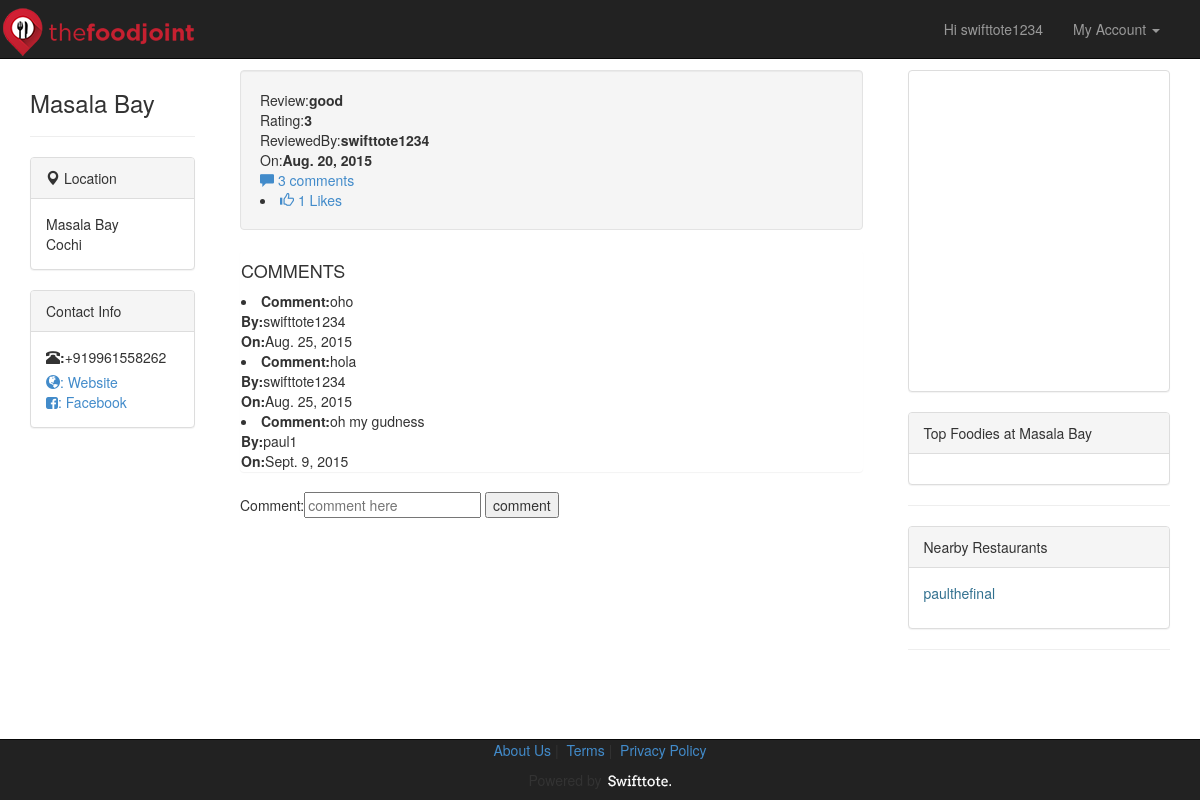
Page /reviews/1/1/reviewfull/ (signed in) on the committed database.
### restaurants/models.py (models this page shows, shortened)
class Restaurant(models.Model):
	restaurantName = models.CharField(max_length = 200)
	restaurantContact = PhoneNumberField()
	restaurantWebsite = models.URLField()
	restaurantFBLink = models.URLField()
	restaurantAddress = models.TextField(default = "")
	restaurantCity = models.CharField(max_length = 100)
	restaurantLocation  = models.CharField(max_length = 100)
	restaurantMapLocation = PlainLocationField(based_fields = [restaurantLocation],zoom = 13)
	openingTime = models.TimeField(null = True, blank = True, auto_now  = False, auto_now_add = False)
	closingTime = models.TimeField(null = True, blank = True, auto_now = False, auto_now_add = False)
	hitCount  = models.IntegerField(default = 0)
	checkInCount = models.IntegerField(default = 0)
	restaurantRating = models.DecimalField(decimal_places = 1,max_digits = 2)
	voteCount = models.IntegerField(default = 0)
	americanCusine = models.BooleanField(default = False)
	andhraCusine = models.BooleanField(default = False)
	arabianCusine = models.BooleanField(default = False)
	bakeryCusine = models.BooleanField(default = False)
	bengaliCusine = models.BooleanField(default = False)
	biriyaniCusine = models.BooleanField(default = False)
	britishCusine  = models.BooleanField(default = False)
	cafeCusine = models.BooleanField(default = False)
	chettinadCusine = models.BooleanField(default = False)
	chineseCusine = models.BooleanField(default = False)
	coffeeteaCusine = models.BooleanField(default = False)
	fastfoodCusine = models.BooleanField(default = False)
	continentalCusine = models.BooleanField(default = False)
	dessertsCusine = models.BooleanField(default = False)
	europeanCusine = models.BooleanField(default = False)
	frenchCusine = models.BooleanField(default = False)
	goanCusine = models.BooleanField(default = False)
	gujarathiCusine = models.BooleanField(default = False)
	healthyFoodCusine = models.BooleanField(default = False)
	hyderabadiCusine = models.BooleanField(default = False)
	italianCusine  = models.BooleanField(default = False)
	japaneseCusine = models.BooleanField(default = False)
	juices = models.BooleanField(default = False)
	kashmiriCusine = models.BooleanField(default = False)
	keralaCusine = models.BooleanField(default = False)
	lounge = models.BooleanField(default = False)
	malabariCusine = models.BooleanField(default = False)
	malaysianCusine = models.BooleanField(default = False)
	mexicanCusine = models.BooleanField(default = False)
	middleEastCusine = models.BooleanField(default = False)
	mughlaiCusine = models.BooleanField(default = False)
	multiCusine = models.BooleanField(default = False)
	nepaleseCusine = models.BooleanField(default = False)
	northIndianCusine = models.BooleanField(default = False)
	otherCusines = models.BooleanField(default = False)
	pakisthaniCusine = models.BooleanField(default = False)
	pizza = models.BooleanField(default = False)
	pub = models.BooleanField(default = False)
	seaFoodCusine = models.BooleanField(default = False)
	spanishCusine = models.BooleanField(default = False)
	streetFoodCusine = models.BooleanField(default = False)
	thaiCusine = models.BooleanField(default = False)
	tibetanCusine = models.BooleanField(default = False)
	restaurantCusines = JSONField(default="""{
	"americanCusine":0,
	"andhraCusine" :0,
	"arabianCusine": 0,
	"asianCusine":0,
	"bakeryCusine":0,
	"bengaliCusine":0,
	"biriyaniCusine":0,
	"britishCusine":0,
	"cafeCusine":0,
	"chettinadCusine":0,
	"chineseCusine":0,
	"coffeeteaCusine":0,
	"fastfoodCusine":0,
	"continentalCusine":0,
	"dessertsCusine":0,
	"europeanCusine":0,
	"frenchCusine":0,
	"goanCusine":0,
	"gujarathiCusine":0,
	"healthyFoodCusine":0,
	"hyderabadiCusine":0,
	"italianCusine":0,
	"japaneseCusine":0,
	"juices":0,
	"kashmiriCusine":0,
	"keralaCusine":0,
	"lounge":0,
	"malabariCusine":0,
	"malaysianCusine":0,
	"mexicanCusine":0,
	"middleEastCusine":0,
	"mughlaiCusine":0,
	"multiCusine":0,
	"nepaleseCusine":0,
	"northIndianCusine":0,
	"otherCusines":0,
	"pakisthaniCusine":0,
	"pizza":0,
	"pub":0,
	"seaFoodCusine":0,
	"southIndianCusine":0,
	"spanishCusine":0,
	"streetFoodCusine":0,
	"thaiCusine" :0,
   	"tibetanCusine":0 }""")

### reviews/models.py (models this page shows, shortened)
class RestaurantReview(models.Model):
	reviewText = models.TextField(null=False,blank=False)
	reviewRating = models.IntegerField(blank=False,null=False,default = 3)
	reviewedBy  = models.ForeignKey(User)
	reviewOn = models.ForeignKey(Restaurant)
	reviewedOn = models.DateTimeField(auto_now_add = True)
	likeCount = models.IntegerField(default = 0)

class ReviewReply(models.Model):
	replyText =models.TextField(default = "")
	repliedBy = models.ForeignKey(User)
	replyOn = models.ForeignKey(RestaurantReview)
	repliedOn = models.DateTimeField(auto_now = True)

### reviews/views.py (the view)
# urls.py: url(r'^(?P<review_id>[0-9]+)/(?P<rest_id>[0-9]+)/reviewfull/$',views.reviewfull,name='reviewfull'),
def reviewfull(request,review_id,rest_id):
	reviewobj=RestaurantReview.objects.get(pk=review_id)
	contextDi={}
	contextDi['review']=reviewobj
	if request.user.is_active:
		username=request.user
		userobj=User.objects.get(username=username)
		likedreviews=[]
		for each in likes.objects.filter(likedBy=userobj):
			likedreviews.append(each.likeOf)
		contextDi['likedreviews']=likedreviews
	restaurantobj=Restaurant.objects.get(id=rest_id)
	address=[x.strip for x in restaurantobj.restaurantAddress.split(',')]
	contextDi['address']=address
	contextDi['restaurantObject']=restaurantobj
	nearbyrestobj=findNearby(rest_id)
	contextDi['nearbyrestobj']=nearbyrestobj
	return render(request,'review/reviewfull.html',contextDi)

### restaurants/views.py (called while the page is built)
def findNearby(restaurantId):
	restobj=Restaurant.objects.get(id=restaurantId)
	loc=restobj.restaurantMapLocation
	latlong=loc.split(',')
	latorg=float(latlong[0])
	lonorg=float(latlong[1])
	nearbyrest=[]
	otherobjects=Restaurant.objects.filter(~Q(id=restaurantId))
	for each in otherobjects:
		latlongtemp=each.restaurantMapLocation.split(',')
		lattemp=float(latlongtemp[0])
		lontemp=float(latlongtemp[1])
		R = 6373.0
		lat1 = radians(latorg)
		lon1 = radians(lonorg)
		lat2 = radians(lattemp)
		lon2 = radians(lontemp)
		dlon = lon2 - lon1
		dlat = lat2 - lat1
		a = sin(dlat / 2)**2 + cos(lat1) * cos(lat2) * sin(dlon / 2)**2
		c = 2 * atan2(sqrt(a), sqrt(1 - a))
		distance=R*c
		if distance<5:
			nearbyrest.append(each)
	return nearbyrest

### templates/review/reviewfull.html (shortened to what this page needs)
{% extends 'main.html'%}
{% block sidePanel %}
<h3>{{restaurantObject.restaurantName}}</h3>
<hr>
<div class="panel panel-default">
<div class="panel-heading">
<i class = "glyphicon glyphicon-map-marker"></i> Location
</div>
<div class = "panel-body">
	{% for each in address %}
		{{each}}	<br>
	{% endfor %}
</div>
</div>
<div class="panel panel-default">
	<div class = "panel-heading">
		Contact Info
	</div>
	<div class = "panel-body">
		<label><i class = "glyphicon glyphicon-phone-alt"></i>: </label>{{restaurantObject.restaurantContact}}<br>
		<a href="{{restaurantObject.restaurantWebsite}}"><i class = "glyphicon glyphicon-globe"></i>: Website</a>
		<br>
		<a href="{{restaurantObject.restaurantFBLink}}"><i class="fa fa-facebook-square"></i>: Facebook</a>
	</div>
</div>
{% endblock %}
{% block pageBody %}
<div class="well" id="maincon">
Review:<strong>{{review.reviewText}}</strong><br>
Rating:<strong>{{review.reviewRating}}</strong><br>
ReviewedBy:<strong>{{review.reviewedBy.username}}</strong><br>
On:<strong>{{ review.reviewedOn | date}}</strong>
<br>
<a href="{% url 'reviews:reviewfull' review.id restaurantObject.id   %}"><i class="glyphicon glyphicon-comment"></i> {{review.reviewreply_set.count}} comments</a>
{% if user.is_authenticated %}
        {% if review in likedreviews %}
         <li><a href = "{% url 'reviews:hedislikes'  review.id  review.reviewedBy.id  0 %}"><i class = "glyphicon glyphicon-thumbs-up"></i>  {{review.likeCount}} Unlike</a></li>
        {% else %}
         <li><a href = "{% url 'reviews:helikes'  review.id  review.reviewedBy.id  0 %}"><i class = "glyphicon glyphicon-thumbs-up"></i>  {{review.likeCount}} Likes</a></li>
       {% endif %}
{% else %}
 <li><a href = "/accounts/login"><i class = "glyphicon glyphicon-thumbs-up"></i>  {{review.likeCount}} Likes</a></li>
{% endif %}
</div>
<div class="panel" id="maincon">
	<h4>COMMENTS</h4>
{% for comments in review.reviewreply_set.all %}
<li>
<strong>Comment:</strong>{{comments.replyText}}<br>
<strong>By:</strong>{{comments.repliedBy}}<br>
<strong>On:</strong>{{comments.repliedOn|date}}<br>
</li>
{% endfor %}
</div>
<form action="{% url 'reviews:commentadd' review.id restaurantObject.id %}" method="post">{% csrf_token%}
        	Comment:<input type="text" placeholder="comment here" name="rcomment">
        	<input type="submit" value="comment">
</form>
{% endblock %}
{% block rightPanel %}
<div class = "panel panel-default">
<div id = "canvas"></div>
</div>
<div class = "panel panel-default">
<div class = "panel-heading">
Top Foodies at {{restaurantObject.restaurantName}}
</div>
<div class = "panel-body">
</div>
</div>
<hr>
<div class = "panel panel-default">
	<div class = "panel-heading">
		Nearby Restaurants
	</div>
	<div class = "panel-body">
     {%  for each in nearbyrestobj %}
        <a href="/restaurants/viewrestaurant/{{each.id}}/"><p class="text-info">{{each.restaurantName}}</p></a>
     {% endfor%}
	</div>
</div>
<hr>
{% endblock %}

### templates/main.html (shortened to what this page needs)
<!DOCTYPE html>
{% load staticfiles%}
<html lang="en">
	<head>
		<link rel="stylesheet" href="{% static 'css/normalize.css'%}">
		<link href="{% static 'css/bootstrap.min.css' %}" rel="stylesheet">
		<link rel="stylesheet" href="https://maxcdn.bootstrapcdn.com/font-awesome/4.4.0/css/font-awesome.min.css">
		<link href="{% static 'css/styles.css' %}" rel="stylesheet">
	</head>
	<body>
<nav class="navbar navbar-default navbar-fixed-top navbar-inverse" role="navigation" style = "padding-right:5vh; padding-bottom:.5vh; padding-top:.5vh;">
	<div class="navbar-header">
        <a class="navbar-brand" style = "padding:0px;" rel="home" href="/"><img src="{% static 'images/foodjoint_logo.png'%}"></a>
	</div>
	<div class="collapse navbar-collapse">
		{% if user.is_authenticated %}
              <ul class="nav navbar-nav navbar-right c-navbar-loggedin">
                <li>
                  <a class="c-dp-name" href="#">Hi {{ user.username}}</a>
                  <li class="dropdown c-account-info-btn">
                      <a href="#" class="dropdown-toggle" data-toggle="dropdown" role="button" aria-expanded="false">My Account <span class="caret c-red-color"></span></a>
                  </li>
                </li>
              </ul>
              {% endif %}
	</div>
</nav>
<div class="container-fluid">
  <div class="col-sm-2 col-md-2">
        {% block sidePanel %}
        {% endblock %}
  </div>
  <div class="col-sm-7 col-md-7">
    <div class="container col-sm-12 col-md-12" style = "padding-bottom:10vh;">
    {% block pageBody %}{% endblock %}
   </div>
  </div>
  <div class="col-sm-3 col-md-3">
  {% block rightPanel %}
  {% endblock %}
  </div>
</div>
<nav class = "navbar navbar-inverse navbar-fixed-bottom">
	<div class="container">
		<div class="row">
            <div class="col-md-12">
              <p class="text-center" >
                  <a class  = "bottomBar" href="/thefoodjoint/aboutus/">About Us</a>&nbsp;|&nbsp;
                  <a class  = "bottomBar" href="/thefoodjoint/terms/">Terms</a>&nbsp;|&nbsp;
                  <a  class  = "bottomBar" href="/thefoodjoint/privacy/">Privacy Policy</a>
              </p>
            </div>
          </div>
          <div class="row">
            <div class="col-md-12">
              <p class="text-center">
                Powered by <a href = "http://www.swifttote.com"><img src="{% static 'images/footer-logo.png' %}"></a>
              </p>
            </div>
          </div>
        </div>
</nav>
	</body>
</html>

### static/css/styles.css (style rules this page uses)
body { padding-top: 70px; }

### templates/review/reviewfull.html (style rules this page uses)
#canvas { height: 40vh; }

### rows in the picture
Restaurant: restaurantName "Masala Bay", restaurantContact "+919961558262"
RestaurantReview: reviewText "good", reviewRating "3", reviewedBy.username "swifttote1234", reviewedOn "Aug. 20, 2015", reviewreply_set.count "3", likeCount "1"
ReviewReply: replyText "oho", repliedBy "swifttote1234", repliedOn "Aug. 25, 2015"
ReviewReply: replyText "hola", repliedBy "swifttote1234", repliedOn "Aug. 25, 2015"
ReviewReply: replyText "oh my gudness", repliedBy "paul1", repliedOn "Sept. 9, 2015"
Restaurant: restaurantName "paulthefinal"

### other values in the picture
{{ user.username }} "swifttote1234"
{{ each }} "Masala Bay" "Cochi"
